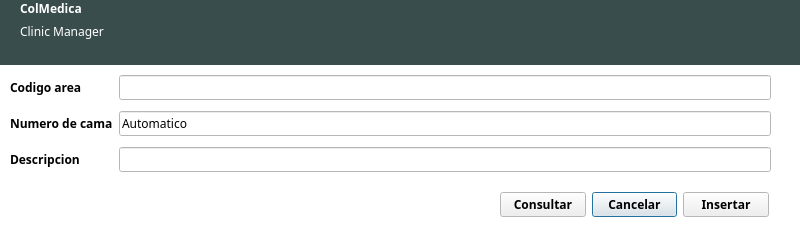
<?xml version="1.0" encoding="UTF-8"?>
<ui version="4.0">
 <class>dialogNuevaCama</class>
 <widget class="QDialog" name="dialogNuevaCama">
  <property name="geometry">
   <rect>
    <x>0</x>
    <y>0</y>
    <width>800</width>
    <height>237</height>
   </rect>
  </property>
  <property name="palette">
   <palette>
    <active>
     <colorrole role="Base">
      <brush brushstyle="SolidPattern">
       <color alpha="255">
        <red>255</red>
        <green>255</green>
        <blue>255</blue>
       </color>
      </brush>
     </colorrole>
     <colorrole role="Window">
      <brush brushstyle="SolidPattern">
       <color alpha="255">
        <red>255</red>
        <green>255</green>
        <blue>255</blue>
       </color>
      </brush>
     </colorrole>
    </active>
    <inactive>
     <colorrole role="Base">
      <brush brushstyle="SolidPattern">
       <color alpha="255">
        <red>255</red>
        <green>255</green>
        <blue>255</blue>
       </color>
      </brush>
     </colorrole>
     <colorrole role="Window">
      <brush brushstyle="SolidPattern">
       <color alpha="255">
        <red>255</red>
        <green>255</green>
        <blue>255</blue>
       </color>
      </brush>
     </colorrole>
    </inactive>
    <disabled>
     <colorrole role="Base">
      <brush brushstyle="SolidPattern">
       <color alpha="255">
        <red>255</red>
        <green>255</green>
        <blue>255</blue>
       </color>
      </brush>
     </colorrole>
     <colorrole role="Window">
      <brush brushstyle="SolidPattern">
       <color alpha="255">
        <red>255</red>
        <green>255</green>
        <blue>255</blue>
       </color>
      </brush>
     </colorrole>
    </disabled>
   </palette>
  </property>
  <property name="font">
   <font>
    <family>Ubuntu Condensed</family>
    <weight>75</weight>
    <bold>true</bold>
   </font>
  </property>
  <property name="cursor">
   <cursorShape>PointingHandCursor</cursorShape>
  </property>
  <property name="windowTitle">
   <string>Nueva Cama</string>
  </property>
  <property name="autoFillBackground">
   <bool>true</bool>
  </property>
  <widget class="QWidget" name="widgetCabecera" native="true">
   <property name="geometry">
    <rect>
     <x>0</x>
     <y>0</y>
     <width>800</width>
     <height>65</height>
    </rect>
   </property>
   <property name="palette">
    <palette>
     <active>
      <colorrole role="WindowText">
       <brush brushstyle="SolidPattern">
        <color alpha="255">
         <red>255</red>
         <green>255</green>
         <blue>255</blue>
        </color>
       </brush>
      </colorrole>
      <colorrole role="Base">
       <brush brushstyle="SolidPattern">
        <color alpha="255">
         <red>255</red>
         <green>255</green>
         <blue>255</blue>
        </color>
       </brush>
      </colorrole>
      <colorrole role="Window">
       <brush brushstyle="SolidPattern">
        <color alpha="255">
         <red>57</red>
         <green>77</green>
         <blue>76</blue>
        </color>
       </brush>
      </colorrole>
     </active>
     <inactive>
      <colorrole role="WindowText">
       <brush brushstyle="SolidPattern">
        <color alpha="255">
         <red>255</red>
         <green>255</green>
         <blue>255</blue>
        </color>
       </brush>
      </colorrole>
      <colorrole role="Base">
       <brush brushstyle="SolidPattern">
        <color alpha="255">
         <red>255</red>
         <green>255</green>
         <blue>255</blue>
        </color>
       </brush>
      </colorrole>
      <colorrole role="Window">
       <brush brushstyle="SolidPattern">
        <color alpha="255">
         <red>57</red>
         <green>77</green>
         <blue>76</blue>
        </color>
       </brush>
      </colorrole>
     </inactive>
     <disabled>
      <colorrole role="WindowText">
       <brush brushstyle="SolidPattern">
        <color alpha="255">
         <red>159</red>
         <green>158</green>
         <blue>158</blue>
        </color>
       </brush>
      </colorrole>
      <colorrole role="Base">
       <brush brushstyle="SolidPattern">
        <color alpha="255">
         <red>57</red>
         <green>77</green>
         <blue>76</blue>
        </color>
       </brush>
      </colorrole>
      <colorrole role="Window">
       <brush brushstyle="SolidPattern">
        <color alpha="255">
         <red>57</red>
         <green>77</green>
         <blue>76</blue>
        </color>
       </brush>
      </colorrole>
     </disabled>
    </palette>
   </property>
   <property name="autoFillBackground">
    <bool>true</bool>
   </property>
   <widget class="QWidget" name="layoutWidget_4">
    <property name="geometry">
     <rect>
      <x>20</x>
      <y>0</y>
      <width>162</width>
      <height>62</height>
     </rect>
    </property>
    <layout class="QFormLayout" name="formLayout_5">
     <item row="0" column="0">
      <widget class="QLabel" name="labelColMedica">
       <property name="styleSheet">
        <string notr="true">font: 30pt &quot;Ubuntu Condensed&quot;;
color: rgb(255, 255, 255);</string>
       </property>
       <property name="text">
        <string>ColMedica</string>
       </property>
      </widget>
     </item>
     <item row="1" column="0">
      <widget class="QLabel" name="labelClinicManager">
       <property name="font">
        <font>
         <weight>50</weight>
         <bold>false</bold>
        </font>
       </property>
       <property name="text">
        <string>Clinic Manager</string>
       </property>
      </widget>
     </item>
    </layout>
   </widget>
  </widget>
  <widget class="QWidget" name="layoutWidget">
   <property name="geometry">
    <rect>
     <x>10</x>
     <y>70</y>
     <width>761</width>
     <height>110</height>
    </rect>
   </property>
   <layout class="QGridLayout" name="gridLayout">
    <item row="0" column="0">
     <widget class="QLabel" name="labelCodigoArea">
      <property name="text">
       <string>Codigo area</string>
      </property>
     </widget>
    </item>
    <item row="2" column="0">
     <widget class="QLabel" name="labelDescripcion">
      <property name="text">
       <string>Descripcion</string>
      </property>
     </widget>
    </item>
    <item row="1" column="0">
     <widget class="QLabel" name="labelNumerDeCama">
      <property name="text">
       <string>Numero de cama</string>
      </property>
     </widget>
    </item>
    <item row="1" column="1">
     <widget class="QLineEdit" name="lineEditNumeroDeCama">
      <property name="font">
       <font>
        <weight>50</weight>
        <bold>false</bold>
       </font>
      </property>
      <property name="text">
       <string>Automatico</string>
      </property>
      <property name="readOnly">
       <bool>true</bool>
      </property>
     </widget>
    </item>
    <item row="2" column="1">
     <widget class="QLineEdit" name="lineEditDescripcion">
      <property name="font">
       <font>
        <weight>50</weight>
        <bold>false</bold>
       </font>
      </property>
      <property name="inputMask">
       <string>AAAAAAAAAAAAAAAAAAAAAAAAAAAAAAAAAAAAAAAA; </string>
      </property>
      <property name="maxLength">
       <number>40</number>
      </property>
     </widget>
    </item>
    <item row="0" column="1">
     <widget class="QLineEdit" name="lineEditCodigoArea"/>
    </item>
   </layout>
  </widget>
  <widget class="QWidget" name="layoutWidget">
   <property name="geometry">
    <rect>
     <x>500</x>
     <y>190</y>
     <width>269</width>
     <height>29</height>
    </rect>
   </property>
   <layout class="QGridLayout" name="gridLayout_2">
    <item row="0" column="1">
     <widget class="QPushButton" name="pushButtonCancelar">
      <property name="text">
       <string>Cancelar</string>
      </property>
     </widget>
    </item>
    <item row="0" column="2">
     <widget class="QPushButton" name="pushButtonInsertar">
      <property name="text">
       <string>Insertar</string>
      </property>
     </widget>
    </item>
    <item row="0" column="0">
     <widget class="QPushButton" name="pushButtonConsultar">
      <property name="text">
       <string>Consultar</string>
      </property>
     </widget>
    </item>
   </layout>
  </widget>
 </widget>
 <resources/>
 <connections/>
</ui>
